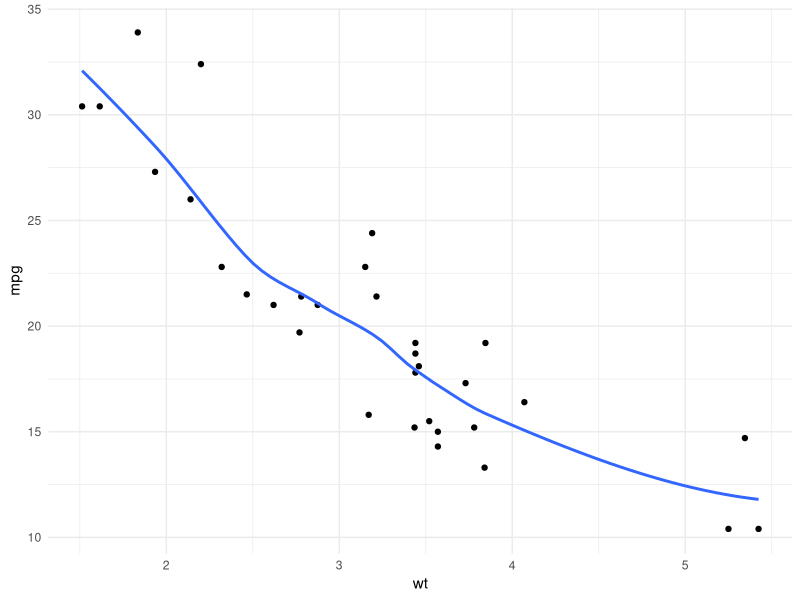
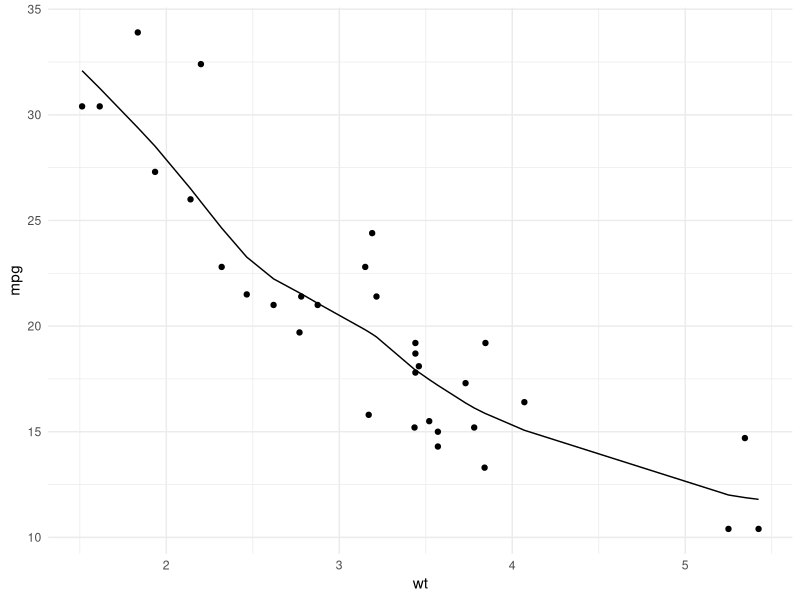
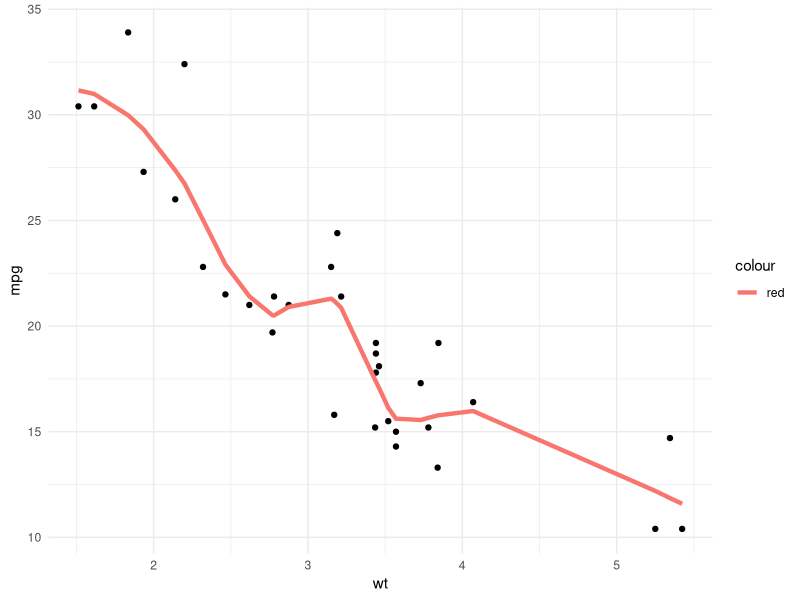
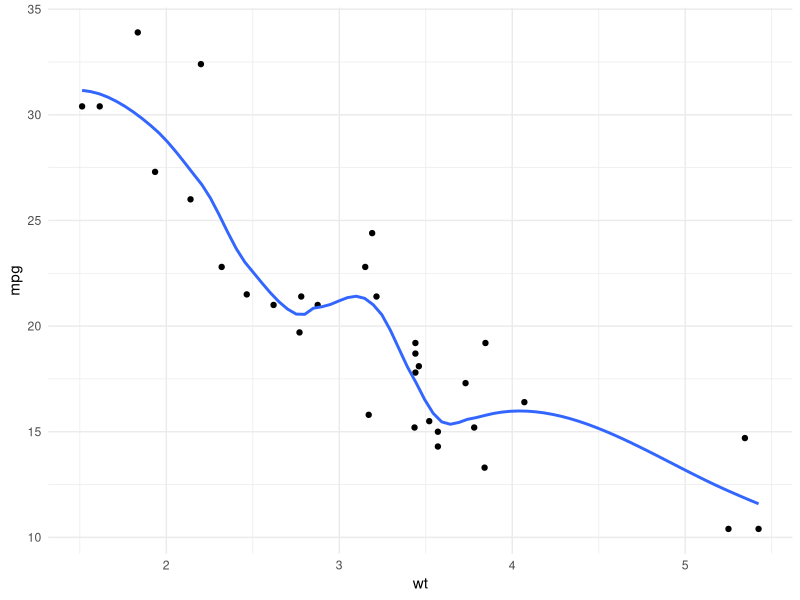
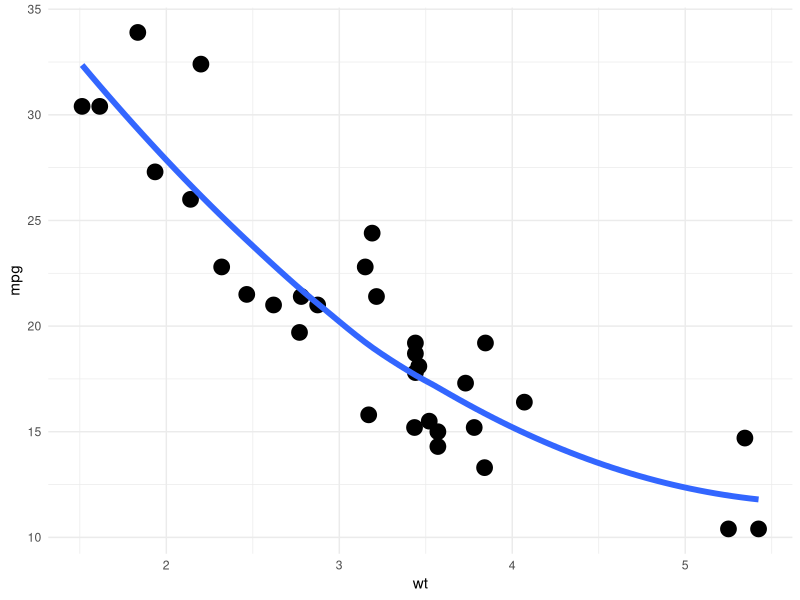
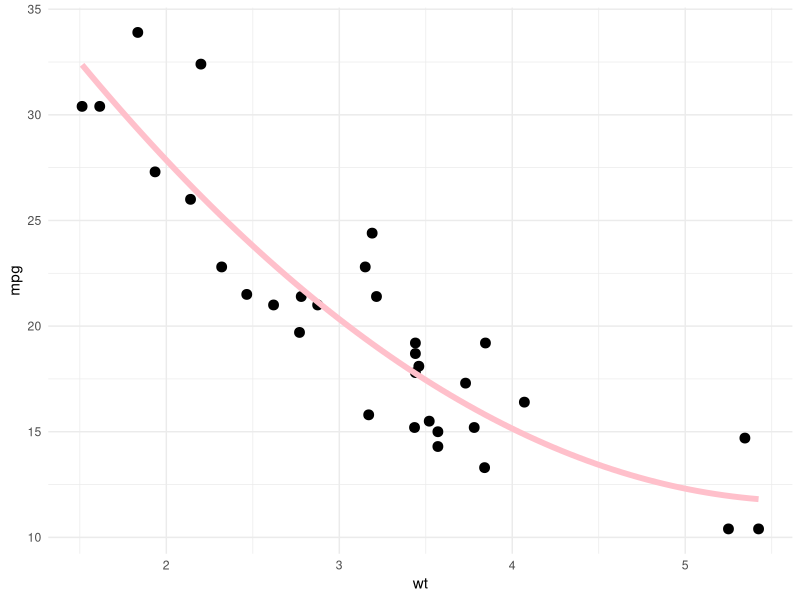

The R script that drew these images, in order:
## ---- chunk 1
#| message: false
library(conflicted)  
library(tidyverse)
library(broom)
conflict_prefer("filter", "dplyr")
conflict_prefer("lag", "dplyr")
theme_set(theme_minimal()) #set preferred theme for plots
## ---- chunk 2
#check out help file:
?loess
#| message: false
ggplot(mtcars, aes(x =wt, y = mpg))+
  geom_point() +
  geom_smooth(se = FALSE)
## ---- chunk 3
cars_model <- loess(mpg ~ wt, data = mtcars)
summary(cars_model)
## ---- chunk 4
mt_aug <- augment(cars_model)
View(mt_aug)
## ---- chunk 5
ggplot(mt_aug) +
  geom_point(aes(x = wt,
                 y = mpg))+
  geom_line(aes(x = wt, y = .fitted))
## ---- chunk 6
cars_model <- loess(mpg ~ wt, data = mtcars, span = .5)
summary(cars_model)
mt_aug <- augment(cars_model)
#View(mt_aug)
ggplot(mt_aug) +
  geom_point(aes(x = wt,
                 y = mpg))+
  geom_line(aes(x = wt, y = .fitted, color = "red"), linewidth = 1.5)
## ---- chunk 7
#| message: false
ggplot(mtcars, aes(x =wt, y = mpg))+
  geom_point() +
  geom_smooth(se = FALSE, span = .5)
## ---- chunk 8
#| message: false
ggplot(mtcars, aes(x =wt, y = mpg))+
  geom_point(size = 5) +
  geom_smooth(se = FALSE, span = 1, linewidth = 2)
## ---- chunk 9
#| message: false
ggplot(mtcars, aes(x =wt, y = mpg))+
  geom_point(size = 3) +
  geom_smooth(color = "pink", se = FALSE, method = "lm", formula = y ~ poly(x, 2), linewidth = 2)
